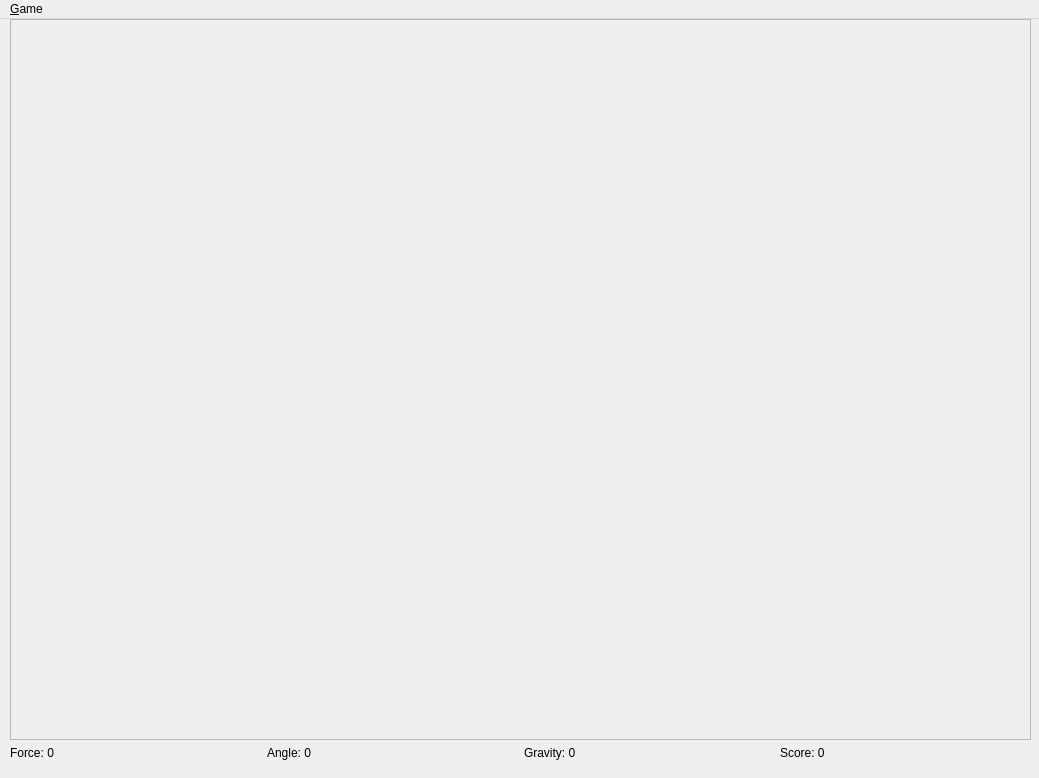
<?xml version="1.0" encoding="UTF-8"?>
<ui version="4.0">
 <class>MainWindow</class>
 <widget class="QMainWindow" name="MainWindow">
  <property name="geometry">
   <rect>
    <x>0</x>
    <y>0</y>
    <width>1039</width>
    <height>778</height>
   </rect>
  </property>
  <property name="sizePolicy">
   <sizepolicy hsizetype="Fixed" vsizetype="Fixed">
    <horstretch>0</horstretch>
    <verstretch>0</verstretch>
   </sizepolicy>
  </property>
  <property name="minimumSize">
   <size>
    <width>1039</width>
    <height>778</height>
   </size>
  </property>
  <property name="maximumSize">
   <size>
    <width>1039</width>
    <height>778</height>
   </size>
  </property>
  <property name="windowTitle">
   <string>ADP Shooter</string>
  </property>
  <widget class="QWidget" name="centralwidget">
   <widget class="QWidget" name="verticalLayoutWidget">
    <property name="geometry">
     <rect>
      <x>10</x>
      <y>0</y>
      <width>1021</width>
      <height>741</height>
     </rect>
    </property>
    <layout class="QVBoxLayout" name="gameLayout">
     <item>
      <widget class="QScrollArea" name="canvasHolder">
       <property name="widgetResizable">
        <bool>true</bool>
       </property>
       <widget class="QWidget" name="scrollAreaWidgetContents">
        <property name="geometry">
         <rect>
          <x>0</x>
          <y>0</y>
          <width>1015</width>
          <height>710</height>
         </rect>
        </property>
       </widget>
      </widget>
     </item>
     <item>
      <layout class="QHBoxLayout" name="metrics">
       <item>
        <widget class="QLabel" name="forceLabel">
         <property name="text">
          <string>Force: 0</string>
         </property>
        </widget>
       </item>
       <item>
        <widget class="QLabel" name="angleLabel">
         <property name="text">
          <string>Angle: 0</string>
         </property>
        </widget>
       </item>
       <item>
        <widget class="QLabel" name="gravityLabel">
         <property name="text">
          <string>Gravity: 0</string>
         </property>
        </widget>
       </item>
       <item>
        <widget class="QLabel" name="scoreLabel">
         <property name="text">
          <string>Score: 0</string>
         </property>
        </widget>
       </item>
      </layout>
     </item>
    </layout>
   </widget>
  </widget>
  <widget class="QMenuBar" name="menubar">
   <property name="geometry">
    <rect>
     <x>0</x>
     <y>0</y>
     <width>1039</width>
     <height>28</height>
    </rect>
   </property>
   <widget class="QMenu" name="menuFile">
    <property name="title">
     <string>&amp;Game</string>
    </property>
    <addaction name="actionNew_game"/>
    <addaction name="actionLoad_game"/>
    <addaction name="separator"/>
    <addaction name="actionExit"/>
   </widget>
   <addaction name="menuFile"/>
  </widget>
  <action name="actionNew_game">
   <property name="text">
    <string>New game</string>
   </property>
  </action>
  <action name="actionLoad_game">
   <property name="text">
    <string>Load game</string>
   </property>
  </action>
  <action name="actionExit">
   <property name="text">
    <string>Exit</string>
   </property>
  </action>
 </widget>
 <resources/>
 <connections>
  <connection>
   <sender>actionExit</sender>
   <signal>triggered()</signal>
   <receiver>MainWindow</receiver>
   <slot>close()</slot>
   <hints>
    <hint type="sourcelabel">
     <x>-1</x>
     <y>-1</y>
    </hint>
    <hint type="destinationlabel">
     <x>399</x>
     <y>299</y>
    </hint>
   </hints>
  </connection>
 </connections>
</ui>
